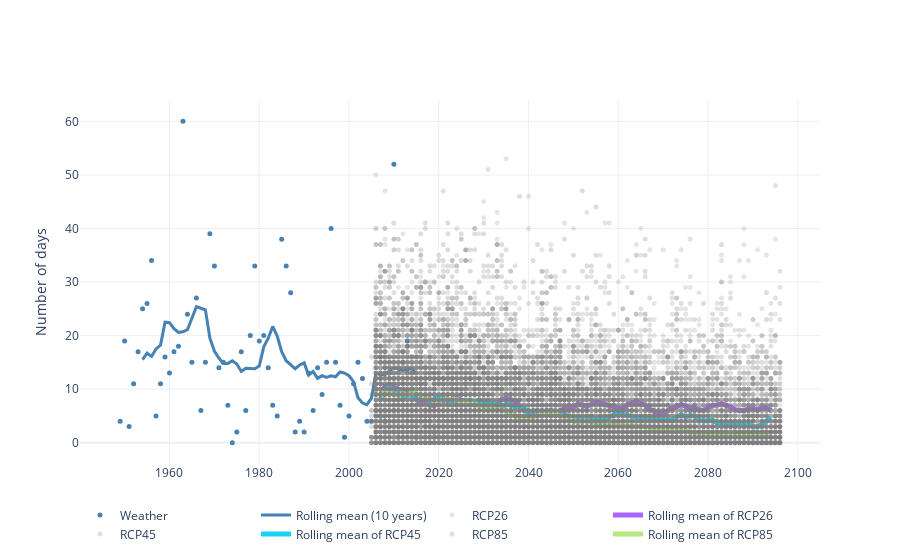

Source (notebook cell):
### Code cell
def plot_climate_indices(data: pd.DataFrame, rcps=('rcp26', 'rcp45', 'rcp85')):
    fig = go.Figure()
    
    # add the weather indices
    fig.add_trace(
        go.Scatter(x=data.index, y=data.iloc[:, 0].values, mode='markers', marker=dict(color='steelblue', size=5), name='Weather', hovertemplate="%{y} days in %{x}<extra></extra>")
    )

    # add the rolling mean
    fig.add_trace(
        go.Scatter(x=data.index, y=data['rolling'], mode='lines', line=dict(color='steelblue', width=3), name='Rolling mean (10 years)', hovertemplate="%{y:.1f} days in %{x}<extra></extra>")
    )

    for i, rcp in enumerate(rcps):        
        # melt down to only this rcp
        df = data.melt(value_vars=data.columns[[c.endswith(rcp) for c in data.columns]], ignore_index=False)
        fig.add_trace(
            go.Scattergl(x=df.index, y=df.value.values, mode='markers', marker=dict(color=f'rgba(127, 127, 127, {0.2 + 0.1 * i / 3})', size=5), name=rcp.upper(), meta=[rcp.upper()], hovertemplate="%{y} days in %{x}<extra>%{meta[0]}</extra>")
        )

        # add the rolling mean
        roll = data[[f'{rcp}.rolling']]
        fig.add_trace(
            go.Scatter(x=roll.index, y=roll.values.flatten(), mode='lines', line=dict(width=5), name=f'Rolling mean of {rcp.upper()}', meta=[rcp.upper()], hovertemplate="%{y:.1f} days in %{x}<extra>%{meta[0]}</extra>")
        )


    fig.update_layout(
        template='plotly_white',
        legend=dict(orientation='h'),
        yaxis=dict(title='Number of days'),
    )
    return fig

plot_climate_indices(data)

### Figure 1 — Plotly figure (JSON) as saved in the notebook; plotly's stock layout.template omitted (floating-point values rounded to 4 significant figures; data arrays with more than 128 entries replaced by an {"elided": "..."} marker saying what was removed)
{"data": [{"hovertemplate": "%{y} days in %{x}<extra></extra>", "marker": {"color": "steelblue", "size": 5}, "mode": "markers", "name": "Weather", "type": "scatter", "x": {"elided": "148 int values"}, "y": {"elided": "148 int values"}}, {"hovertemplate": "%{y:.1f} days in %{x}<extra></extra>", "line": {"color": "steelblue", "width": 3}, "mode": "lines", "name": "Rolling mean (10 years)", "type": "scatter", "x": {"elided": "148 int values"}, "y": {"elided": "148 float values"}}, {"hovertemplate": "%{y} days in %{x}<extra>%{meta[0]}</extra>", "marker": {"color": "rgba(127, 127, 127, 0.2)", "size": 5}, "meta": ["RCP26"], "mode": "markers", "name": "RCP26", "type": "scattergl", "x": {"elided": "7696 int values"}, "y": {"elided": "7696 int values"}}, {"hovertemplate": "%{y:.1f} days in %{x}<extra>%{meta[0]}</extra>", "line": {"width": 5}, "meta": ["RCP26"], "mode": "lines", "name": "Rolling mean of RCP26", "type": "scatter", "x": {"elided": "148 int values"}, "y": {"elided": "148 float values"}}, {"hovertemplate": "%{y} days in %{x}<extra>%{meta[0]}</extra>", "marker": {"color": "rgba(127, 127, 127, 0.23333333333333334)", "size": 5}, "meta": ["RCP45"], "mode": "markers", "name": "RCP45", "type": "scattergl", "x": {"elided": "4292 int values"}, "y": {"elided": "4292 int values"}}, {"hovertemplate": "%{y:.1f} days in %{x}<extra>%{meta[0]}</extra>", "line": {"width": 5}, "meta": ["RCP45"], "mode": "lines", "name": "Rolling mean of RCP45", "type": "scatter", "x": {"elided": "148 int values"}, "y": {"elided": "148 float values"}}, {"hovertemplate": "%{y} days in %{x}<extra>%{meta[0]}</extra>", "marker": {"color": "rgba(127, 127, 127, 0.26666666666666666)", "size": 5}, "meta": ["RCP85"], "mode": "markers", "name": "RCP85", "type": "scattergl", "x": {"elided": "31820 int values"}, "y": {"elided": "31820 int values"}}, {"hovertemplate": "%{y:.1f} days in %{x}<extra>%{meta[0]}</extra>", "line": {"width": 5}, "meta": ["RCP85"], "mode": "lines", "name": "Rolling mean of RCP85", "type": "scatter", "x": {"elided": "148 int values"}, "y": {"elided": "148 float values"}}], "layout": {"legend": {"orientation": "h"}, "yaxis": {"title": {"text": "Number of days"}}}}
